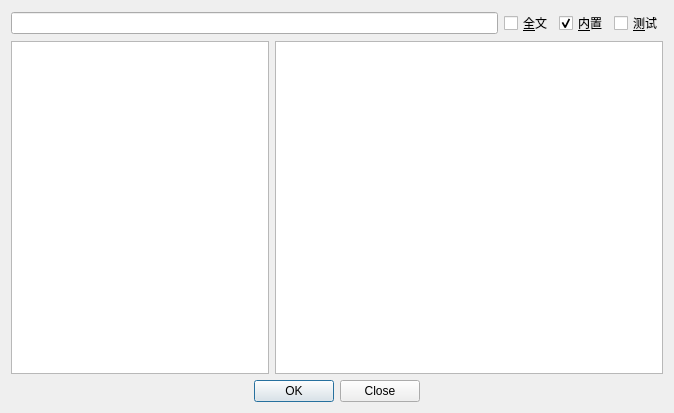
<ui version="4.0">
 <class>qSlicerModuleFinderDialog</class>
 <widget class="QDialog" name="qSlicerModuleFinderDialog">
  <property name="geometry">
   <rect>
    <x>0</x>
    <y>0</y>
    <width>674</width>
    <height>413</height>
   </rect>
  </property>
  <property name="windowTitle">
   <string>模块查找器</string>
  </property>
  <layout class="QGridLayout" name="gridLayout">
   <item row="1" column="0">
    <widget class="qSlicerModulesListView" name="ModuleListView">
     <property name="sizePolicy">
      <sizepolicy hsizetype="Expanding" vsizetype="Expanding">
       <horstretch>2</horstretch>
       <verstretch>0</verstretch>
      </sizepolicy>
     </property>
     <property name="editTriggers">
      <set>QAbstractItemView::NoEditTriggers</set>
     </property>
    </widget>
   </item>
   <item row="2" column="0" colspan="2">
    <widget class="QDialogButtonBox" name="ButtonBox">
     <property name="orientation">
      <enum>Qt::Horizontal</enum>
     </property>
     <property name="standardButtons">
      <set>QDialogButtonBox::Close|QDialogButtonBox::Ok</set>
     </property>
     <property name="centerButtons">
      <bool>true</bool>
     </property>
    </widget>
   </item>
   <item row="1" column="1">
    <widget class="QTextBrowser" name="ModuleDescriptionBrowser">
     <property name="sizePolicy">
      <sizepolicy hsizetype="Expanding" vsizetype="Expanding">
       <horstretch>3</horstretch>
       <verstretch>0</verstretch>
      </sizepolicy>
     </property>
     <property name="openExternalLinks">
      <bool>true</bool>
     </property>
    </widget>
   </item>
   <item row="0" column="0" colspan="2">
    <layout class="QHBoxLayout" name="horizontalLayout_2">
     <item>
      <widget class="ctkSearchBox" name="FilterTitleSearchBox">
       <property name="sizePolicy">
        <sizepolicy hsizetype="Expanding" vsizetype="Fixed">
         <horstretch>1</horstretch>
         <verstretch>0</verstretch>
        </sizepolicy>
       </property>
       <property name="focusPolicy">
        <enum>Qt::StrongFocus</enum>
       </property>
       <property name="showSearchIcon">
        <bool>true</bool>
       </property>
      </widget>
     </item>
     <item>
      <widget class="QCheckBox" name="SearchInAllTextCheckBox">
       <property name="focusPolicy">
        <enum>Qt::NoFocus</enum>
       </property>
       <property name="toolTip">
        <string>在全文中搜索（模块名称和描述）。如果未选中，则仅搜索模块名称。</string>
       </property>
       <property name="text">
        <string>&amp;全文</string>
       </property>
      </widget>
     </item>
     <item>
      <widget class="QCheckBox" name="ShowBuiltInCheckBox">
       <property name="focusPolicy">
        <enum>Qt::NoFocus</enum>
       </property>
       <property name="toolTip">
        <string>显示内置模块。取消选中可以更容易找到扩展提供的模块。</string>
       </property>
       <property name="text">
        <string>&amp;内置</string>
       </property>
       <property name="checked">
        <bool>true</bool>
       </property>
      </widget>
     </item>
     <item>
      <widget class="QCheckBox" name="ShowTestingCheckBox">
       <property name="focusPolicy">
        <enum>Qt::NoFocus</enum>
       </property>
       <property name="toolTip">
        <string>显示测试模块。对软件测试和故障排除很有用。</string>
       </property>
       <property name="text">
        <string>&amp;测试</string>
       </property>
      </widget>
     </item>
    </layout>
   </item>
  </layout>
 </widget>
 <customwidgets>
  <customwidget>
   <class>qSlicerModulesListView</class>
   <extends>QListView</extends>
   <header>qSlicerModulesListView.h</header>
  </customwidget>
  <customwidget>
   <class>ctkSearchBox</class>
   <extends>QLineEdit</extends>
   <header>ctkSearchBox.h</header>
  </customwidget>
 </customwidgets>
 <tabstops>
  <tabstop>ModuleListView</tabstop>
  <tabstop>ButtonBox</tabstop>
 </tabstops>
 <resources />
 <connections>
  <connection>
   <sender>ButtonBox</sender>
   <signal>accepted()</signal>
   <receiver>qSlicerModuleFinderDialog</receiver>
   <slot>accept()</slot>
   <hints>
    <hint type="sourcelabel">
     <x>184</x>
     <y>402</y>
    </hint>
    <hint type="destinationlabel">
     <x>204</x>
     <y>410</y>
    </hint>
   </hints>
  </connection>
  <connection>
   <sender>ButtonBox</sender>
   <signal>rejected()</signal>
   <receiver>qSlicerModuleFinderDialog</receiver>
   <slot>reject()</slot>
   <hints>
    <hint type="sourcelabel">
     <x>252</x>
     <y>396</y>
    </hint>
    <hint type="destinationlabel">
     <x>272</x>
     <y>410</y>
    </hint>
   </hints>
  </connection>
 </connections>
</ui>
